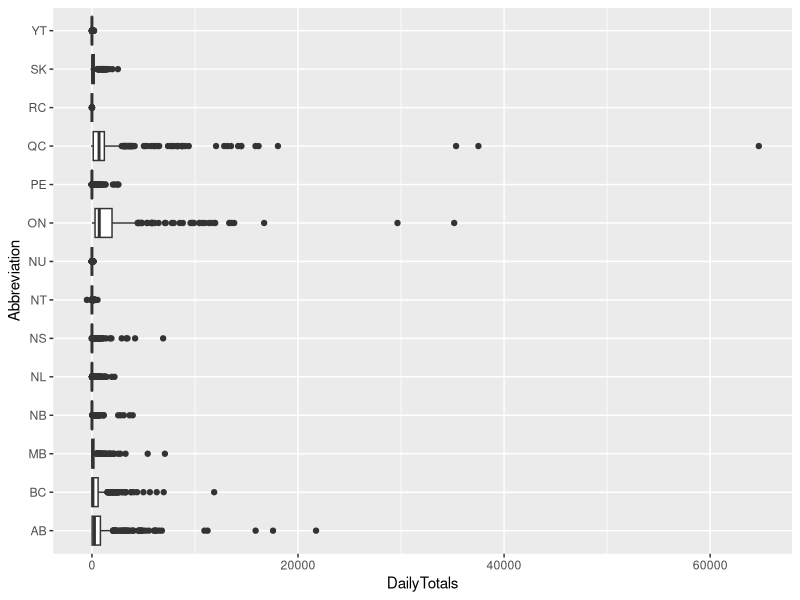

Write R code to recreate this figure.
# Libraries
library(tidyverse)
library(ggplot2)

# Read in the data set
full_covid_data_df <- read_csv("data/Provincial_Daily_Totals.csv")

# Prepare the data set for analysis

## Convert the date to R Date objects
full_covid_data_df <- mutate(full_covid_data_df, SummaryDate=as.Date(SummaryDate))

view(full_covid_data_df)

## Find a date range which makes sense for analysis?
## Lots of days (especially during the beginning) have little to no data available
## and will throw off any of our data analysis.
## It might make sense to remove the first few months from our analysis? -> Discuss this

## 1. Explore the relationship between the holiday season and daily covid cases (other columns too)
## 2. Compare columns between provinces
### Which provinces were more accepting to vaccines, which provinces had the most hospitalizations
###   For all these metrics we can look at the population of all the provinces to get per-capita metrics
### group by province and date, since province data is only comparable on the same day

## For vaccines -- remove all rows where vaccines did not exist
## Before a certain point, there was only one vaccine, so that explains cases where vaccine numbers > 0,
## but there is still NA values in the dosex columns.

## Start taking observations at 2020-03-11 --> Before this time, covid was too new, data was unavailable, very low case counts


view(full_covid_data_df %>% filter(Abbreviation == "CA"))


## Data-set without country wide metrics
no_ca_covid_data_df <- full_covid_data_df %>% filter(Abbreviation != "CA")

no_ca_covid_data_df[order(-no_ca_covid_data_df$DailyTotals),]

view(no_ca_covid_data_df[order(-no_ca_covid_data_df$DailyTotals),])

## Data-set without first few months?
test_covid_data_df <- no_ca_covid_data_df %>% filter(SummaryDate >= "2020/03/01")
mean(test_covid_data_df$DailyTotals)



test_covid_data_df %>% ggplot(mapping=aes(x=DailyTotals, y=Abbreviation)) + 
  geom_boxplot()